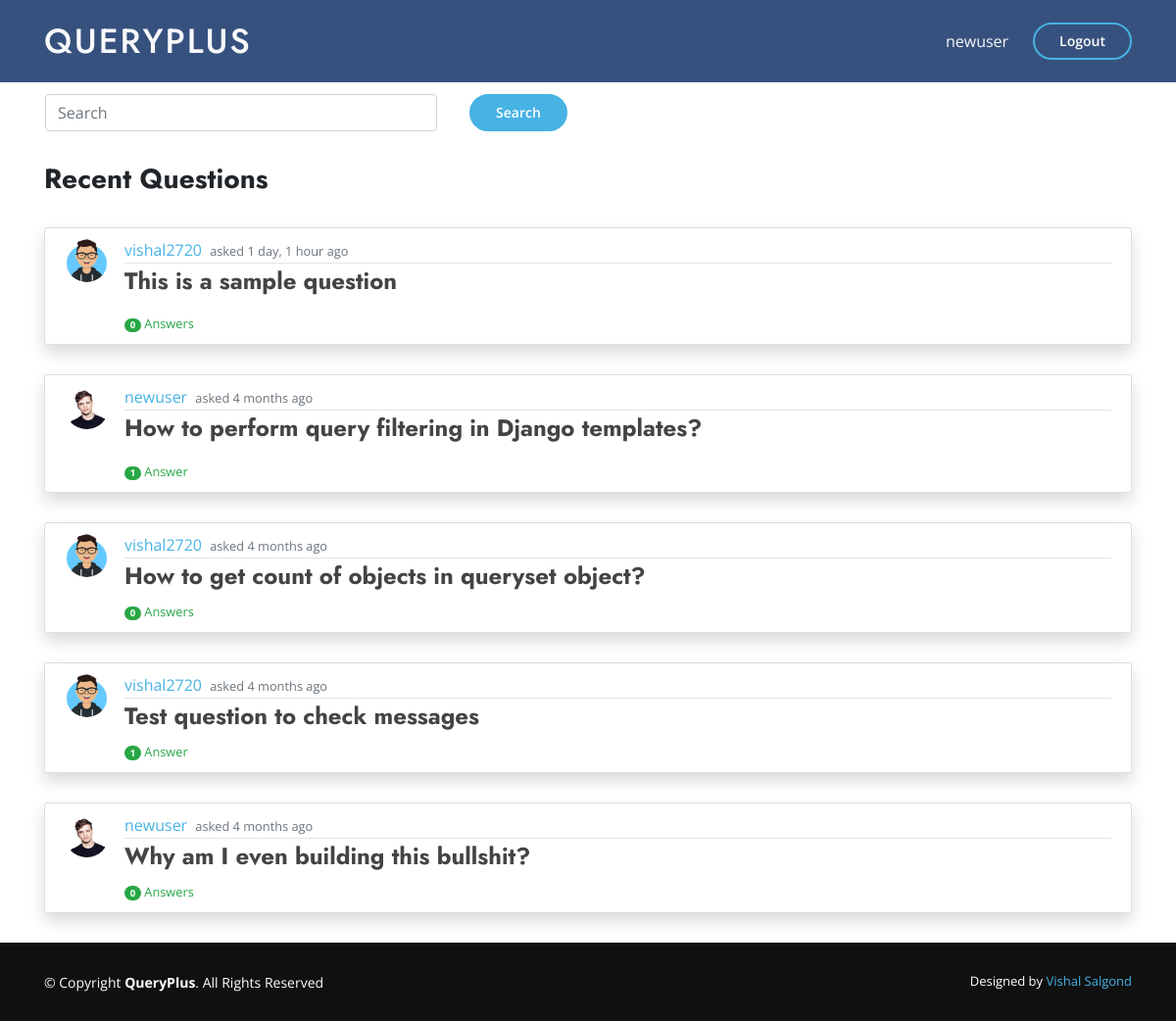
Page / (signed in) on the committed database.
### main_app/models.py (models this page shows, shortened)
class Question(models.Model):
    question = RichTextField()
    date_posted = models.DateTimeField(auto_now_add=True)
    author = models.ForeignKey(User, on_delete=models.CASCADE)

class Profile(models.Model):
    user = models.OneToOneField(User, on_delete=models.CASCADE)
    image = models.ImageField(default='default.jpg',upload_to='profile_pics')

### main_app/views.py (the view, shortened to what this page needs)
# urls.py: path('', QuestionListView.as_view(), name='home'),
class QuestionListView(ListView):
    model = Question
    template_name = 'main_app/home.html'
    context_object_name = 'questions'
    ordering = ['-date_posted']
    paginate_by = 5

### main_app/templates/main_app/home.html (shortened to what this page needs)
{% extends "main_app/base.html" %}
{% load static %}
{% load i18n %}
{% block content %}
  {% if user.is_authenticated %}
      <div class="container">
        <nav class="navbar navbar-light">
          <form class="form-inline" method="POST">
            <div class="row mb-4 mt-2">
              <input class="form-control mr-sm-2" style="width: 400px;" type="search" placeholder="Search" name="search" aria-label="Search">
              <button style="background-color:  #47b2e4;" class="get-started-btn my-2 my-sm-0" type="submit">Search</button>
            </div>
          </form>
        </nav>
        <h3> <b>Recent Questions</b> </h3>
        <br>
      </div>
        {% for q in questions %}
        <div class="container">
        <div class="shadow rounded">
          <article class="media content-section">
            <img class="rounded-circle article-img" src="{{ q.author.profile.image.url }}" alt="">
            <div class="media-body">
            <div class="article-metadata">
                <a class="mr-1" href="{% url 'user-profile' q.author.username %}">{{ q.author }}</a>
                <small class="text-muted">asked {{ q.date_posted|timesince }} ago</small>
            </div>
              <h4><a class="article-title" href="{% url 'question-detail' q.id %}"><b>{{ q.question|safe }}</b></a></h4>
            </div>
          </article>
        </div>
      </div>
    {% endfor %}
  {% endif %}
{% endblock content %}

### main_app/templates/main_app/base.html (shortened to what this page needs)
{% load static %}
<!DOCTYPE html>
<html>
<head>
    <link rel="stylesheet" href="{% static 'main_app/vendor/bootstrap/css/bootstrap.min.css' %}">
    <link rel="stylesheet" href="{% static 'main_app/vendor/icofont/icofont.min.css' %}">
    <link rel="stylesheet" href="{% static 'main_app/vendor/boxicons/css/boxicons.min.css' %}">
    <link rel="stylesheet" href="{% static 'main_app/vendor/remixicon/remixicon.css' %}">
    <link rel="stylesheet" href="{% static 'main_app/vendor/venobox/venobox.css' %}">
    <link rel="stylesheet" href="{% static 'main_app/vendor/owl.carousel/assets/owl.carousel.min.css' %}">
    <link rel="stylesheet" href="{% static 'main_app/vendor/aos/aos.css' %}">
    <link rel="stylesheet" type="text/css" href="{% static 'main_app/main.css' %}">
    <link rel="stylesheet" href="https://cdnjs.cloudflare.com/ajax/libs/font-awesome/4.7.0/css/font-awesome.min.css">
</head>
<body>
  <header id="header" class="fixed-top">
    <div class="container d-flex align-items-center mb-2 mt-2">
      <h1 class="logo mr-auto"><a class="text-light" href="{% url 'home' %}">QueryPlus</a></h1>
      {%if user.is_authenticated %}
        <a href="{% url 'profile' %}" class="text-light scrollto">{{ user.username }}</a>
        <a href="" data-toggle="modal" data-target="#logoutModal" class="get-started-btn scrollto">Logout</a>
      {% else %}
        <a href="{% url 'login' %}" class="get-started-btn scrollto">Sign In</a>
        <a href="{% url 'register' %}" class="get-started-btn scrollto">Create Account</a>
      {% endif %}
    </div>
  </header>
  {% block content %}
  {% endblock %}
  <footer id="footer">
    <div class="container footer-bottom">
      <div class="copyright">
        &copy; Copyright <strong><span>QueryPlus</span></strong>. All Rights Reserved
      </div>
      <div class="credits">
        Designed by <a href="">Vishal Salgond</a>
      </div>
    </div>
  </footer>
</body>
</html>

### main_app/static/main_app/main.css (style rules this page uses)
body { background: white; margin-top: 5rem; font-family: 'Open Sans', sans-serif; }
h1, h2, h3, h4, h5, h6 { font-family: "Jost", sans-serif; }
a { color: #47b2e4; }
#header { transition: all 0.5s; z-index: 997; padding: 15px 0; background: #37517e; }
#header .logo { font-size: 35px; color: white; margin: 0; padding: 0; line-height: 1; font-weight: 500; letter-spacing: 2px; text-transform: uppercase; }
#header .logo a { color:black; }
.get-started-btn { margin-left: 25px; color: #fff; border-radius: 50px; padding: 6px 25px 7px 25px; white-space: nowrap; transition: 0.3s; font-size: 14px; display: inline-block; border: 2px solid #47b2e4; font-weight: 600; }
.content-section { background: #ffffff; padding: 10px 20px; border: 1px solid #dddddd; border-radius: 3px; margin-bottom: 30px; }
.article-title { color: #444444; }
.article-img { height: 45px; width: 45px; margin-right: 16px; }
.article-metadata { padding-bottom: 1px; margin-bottom: 4px; border-bottom: 1px solid #e3e3e3 }
#footer { height: 80px; bottom: 0px; left: 0px; right: 0px; margin-bottom: 0px; font-size: 14px; background: #101010 ; }
#footer .footer-bottom { padding-top: 30px; padding-bottom: 30px; color: #fff; }
#footer .copyright { float: left; }
#footer .credits { float: right; font-size: 13px; }
#footer .credits a { transition: 0.3s; }

### rows in the picture
Question: author.profile.image (picture), author "vishal2720", date_posted "1 day, 1 hour", question "This is a sample question"
Question: author.profile.image (picture), author "newuser", date_posted "4 months", question "How to perform query filtering in Django templates?"
Question: author.profile.image (picture), author "vishal2720", date_posted "4 months", question "How to get count of objects in queryset object?"
Question: author.profile.image (picture), author "vishal2720", date_posted "4 months", question "Test question to check messages"
Question: author.profile.image (picture), author "newuser", date_posted "4 months", question "Why am I even building this bullshit?"

### other values in the picture
{{ user.username }} "newuser"
